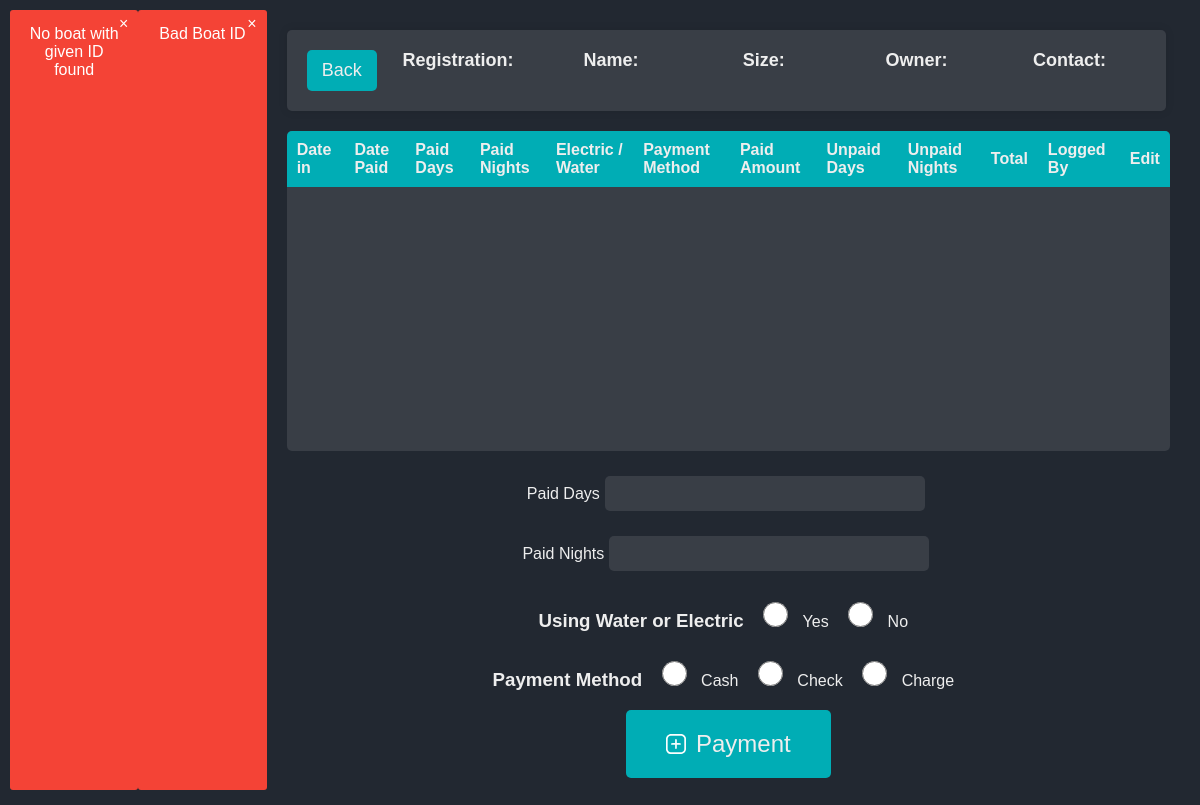
Page /visits?id=5 (signed in) on the earlier database version.
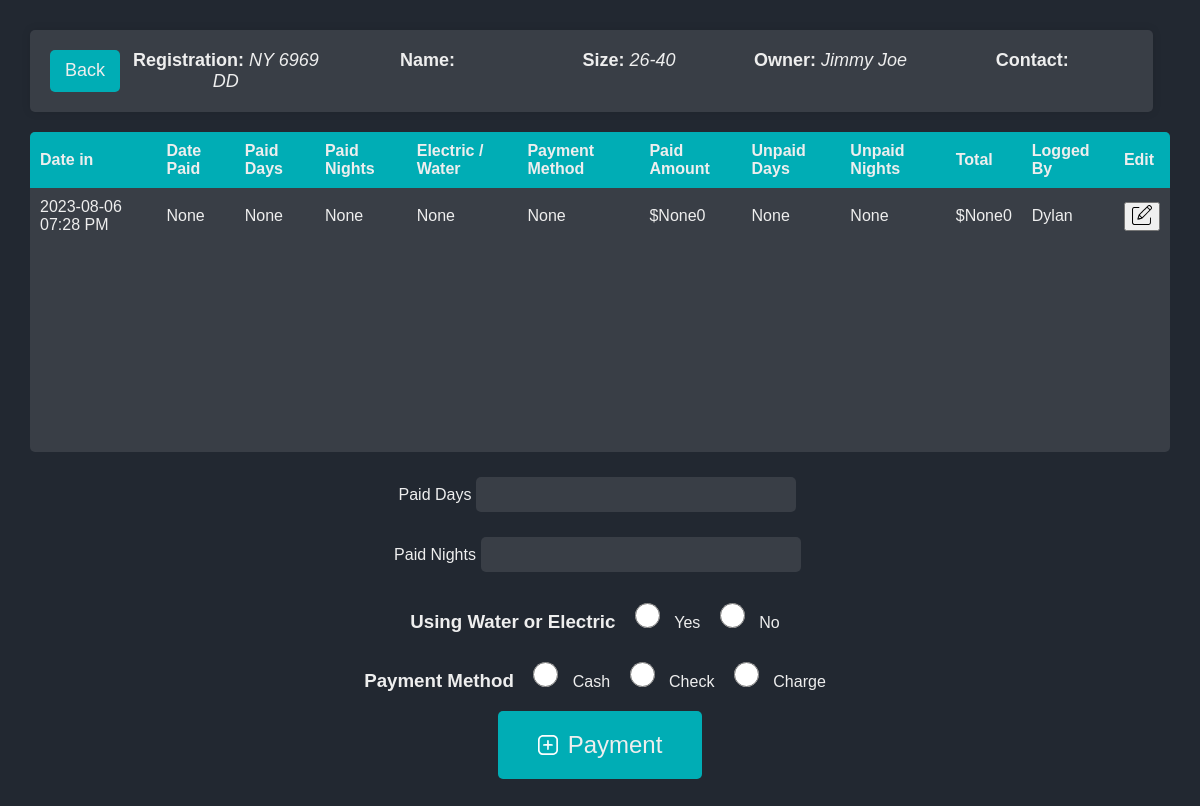
Same page on the later database version.
### website/models.py (models this page shows)
class Boat(db.Model):
    id = db.Column(db.Integer, primary_key=True)
    boat_reg = db.Column(db.String(150), unique=True)
    sanitized_boat_reg = db.Column(db.String(150), unique=True)
    boat_name = db.Column(db.String(150))
    sanitized_boat_name = db.Column(db.String(150))
    phone_number = db.Column(db.String(150))
    sanitized_phone_number = db.Column(db.String(150))
    owner_name = db.Column(db.String(150))
    sanitized_owner_name = db.Column(db.String(150))
    boat_size = db.Column(db.Integer)
    email = db.Column(db.String(150))
    zipcode = db.Column(db.String(150))
    visits = db.relationship('Visit', backref='boat')
    current_boats_id = db.Column(db.Integer, db.ForeignKey('current_boats.id'))

class Visit(db.Model):
    id = db.Column(db.Integer, primary_key=True)
    logged_by = db.Column(db.Integer, db.ForeignKey('user.id'))
    date_in = db.Column(db.String(150))
    date_paid = db.Column(db.String(150))
    paid_amount = db.Column(db.Float)
    paid_days = db.Column(db.Integer)
    paid_nights = db.Column(db.Integer)
    paid_enw = db.Column(db.Boolean)
    paid_with = db.Column(db.String(150))
    unpaid_days = db.Column(db.Integer)
    unpaid_nights = db.Column(db.Integer)
    total = db.Column(db.Float)
    boat_id = db.Column(db.Integer, db.ForeignKey('boat.id'))

class User(db.Model, UserMixin):
    id = db.Column(db.Integer, primary_key=True)
    email = db.Column(db.String(150), unique=True)
    password = db.Column(db.String(150))
    first_name = db.Column(db.String(150))
    logs = db.relationship('Visit')

### website/views.py (the view, shortened to what this page needs)
@views.route('/visits' , methods=['GET','POST'])
@login_required
def visits():
    form = PaymentForm()
    button_pressed = request.form.get('submit-button')
    print("Button pressed is: " + str(button_pressed))
    boat = getBoatById(request.args.get('id', ''))
    if not boat:
        flash("Bad Boat ID", category='error')
    return render_template("visits.html", form=form, boat=boat)

### website/forms.py
class PaymentForm(FlaskForm):
    paid_days = StringField('Paid Days', validators=[DataRequired()])
    paid_nights = StringField('Paid Nights', validators=[DataRequired()])
    paid_enw = RadioField('Electric / Water', choices=[('Yes','Yes'), ('No', 'No') ] , validators=[DataRequired()])
    paid_with  = RadioField('Payment Method', choices=[('Cash','Cash'), ('Check', 'Check'), ('Charge', 'Charge') ] , validators=[DataRequired()])
    submit = SubmitField('Submit')

### website/functions.py (called while the page is built)
def getBoatById(id):
    boat = Boat.query.get(id)
    if boat is None:
        flash('No boat with given ID found', 'error')
        return None
    else:
        return boat

### website/templates/visits.html (shortened to what this page needs)
{% extends "base.html" %}
{% block head %}
  <link rel="stylesheet" href="static/form-styles.css">
{% endblock %}
{% block styles %}static/visit-styles.css{% endblock %}
{% block content%}
<div id="boat-info" class="boat-info-container">
  <a href="{{ url_for('views.log_boat', boat_reg=boat.boat_reg, boat_name=boat.boat_name, phone_number=boat.phone_number, id=boat.id) }}" id="home-btn">Back</a>
  <div class="boat-info-item"><h3><span><b>Registration:</b> </span><em>{{boat.boat_reg}}</em></h3></div>
  <div class="boat-info-item"><h3><span><b>Name:</b> </span><em>{{boat.boat_name}}</em></h3></div>
  <div class="boat-info-item"><h3><span><b>Size:</b> </span><em>{{boat.boat_size}}</em></h3></div>
  <div class="boat-info-item"><h3><span><b>Owner:</b> </span><em>{{boat.owner_name}}</em></h3></div>
  <div class="boat-info-item"><h3><span><b>Contact:</b> </span><em>{{boat.phone_number}}</em></h3></div>
</div>
<div id="main-container">
    <div id="left-container" style="flex: 1;">
            <div id="table-container">
                <table id="search-results">
                <thead>
                    <tr>
                    <th>Date in</th>
                    <th>Date Paid</th>
                    <th>Paid Days</th>
                    <th>Paid Nights</th>
                    <th>Electric / Water</th>
                    <th>Payment Method</th>
                    <th>Paid Amount</th>
                    <th>Unpaid Days</th>
                    <th>Unpaid Nights</th>
                    <th>Total</th>
                    <th>Logged By</th>
                    <th>Edit</th>
                    </tr>
                </thead>
                <tbody>
                    {% for visit in boat.visits %}
                    <tr id="row-{{ visit.id }}">
                      <form class="edit-form" method="POST" action="{{ url_for('views.update_payment', visitid=visit.id, id=boat.id) }}">
                        <td ><span class="text">{{ visit.date_in | utc_to_est}}</span></td>
                        <td ><span class="text">{{ visit.date_paid | utc_to_est}}</span></td>
                        <td class="editable">
                          <span class="text">{{ visit.paid_days }}</span>
                          </td>
                        <td class="editable">
                          <span class="text">{{ visit.paid_nights }}</span>
                          </td>
                        <td class="editable">
                          <span class="text">{{ visit.paid_enw }}</span>
                          </td>
                        <td class="editable">
                          <span class="text">{{ visit.paid_with }}</span>
                          </td>
                          <td>${{ visit.paid_amount }}0</td>
                          <td>{{ visit.unpaid_days  }}</td>
                          <td>{{ visit.unpaid_nights }}</td>
                          <td>${{ visit.total }}0</td>
                          <td>
                            {% if visit.logged_by == None %}
                                None
                            {% else %}
                                {{ visit.logged_by|userID_to_name }}
                            {% endif %}
                          </td>
                          <td>
                            <button type="button" class="edit-button">
                              <img src="static/edit.svg" alt="Edit" width="20" height="20">
                            </button>
                          </td>
                      </form>
                    </tr>
                    {% endfor %}
                </tbody>
                </table>
            </div>
            </div>
    </div>
    <div id="right-container" style="flex: 1;">
        <div id="search-container">
          <form method="POST" id="search">
            <div class="form-group">
              {{ form.paid_days.label }}
              {{ form.paid_days(class="form-control") }}
            </div>
            <div class="form-group">
              {{ form.paid_nights.label }}
              {{ form.paid_nights(class="form-control") }}
            </div>
            <div>
              <h3 class="form-check-input">Using Water or Electric</h3>
                {% for subfield in form.paid_enw %}
                    {{ subfield(class="form-check-input") }} {{ subfield.label(class="form-check-label") }}
                {% endfor %}
            </div>
            <div>
              <h3 class="form-check-input">Payment Method</h3>
                {% for subfield in form.paid_with %}
                    {{ subfield(class="form-check-input") }} {{ subfield.label(class="form-check-label") }}
                {% endfor %}
            </div>
            <div id="button-container">
              <div id="button-container">
                <button type="submit" class="btn btn-primary" id="login-btn" name="submit-button" value="search">
                  <div id="add-button-container">
                    <img src="static/more.svg" alt="Add-visit" width="20" height="20">
                    Payment
                  </div>
                </button>
              </div>
            </div>
          </form>
        </div>
</div>
{%endblock%}

### website/templates/base.html (shortened to what this page needs)
<!DOCTYPE html>
<html lang="en">
<head>
  <link rel="stylesheet" href="{%block styles%}static/styles.css{%endblock%}">
  {%block head%}{%endblock%}
</head>
<body>
  <div id="content-container">
    <header>
      {% with messages = get_flashed_messages(with_categories=true) %}
          {% if messages %}
            {% for category, message in messages %}
              <div class="alert alert-{{ category }}">
                {{ message }}
                <span class="close-btn">&times;</span>
              </div>
            {% endfor %}
          {% endif %}
        {% endwith %}
    </header>
    <div class="container">{% block content %} {% endblock %}</div>
  </div>
</body>
</html>

### website/static/visit-styles.css (style rules this page uses)
body { margin: 0; padding: 10px; font-family: Arial, sans-serif; background-color: #222831; color: #eeeeee; height: 100%; overflow: hidden; display: flex; flex-direction: column; }
#content-container { width: 100%; height: 100%; display: flex; flex: 1; }
#main-container { display: flex; justify-content: space-between; padding: 20px; box-sizing: border-box; }
#left-container, #right-container { flex: 1; max-height: 100%; overflow: auto; box-sizing: border-box; }
#right-container { padding: 20px; }
#search-container { display: flex; flex-direction: column; align-items: center; margin-bottom: 20px; }
input[type="text"] { margin: 5px; width: 100%; max-width: 300px; }
table { background-color: #393e46; border-collapse: collapse; width: 100%; }
th, td { padding: 10px; text-align: left; }
th { background-color: #00adb5; }
#button-container { display: flex; justify-content: center; }
#login-btn { font-size: 24px; text-align: center; background-color: #00adb5; color: #eeeeee; padding: 20px 40px; border: none; cursor: pointer; transition: background-color 0.3s ease, transform 0.3s ease; border-radius: 5px; }
#home-btn { font-size: 18px; background-color: #00adb5; color: #eeeeee; padding: 10px 15px; border: none; cursor: pointer; text-decoration: none; transition: background-color 0.3s ease, transform 0.3s ease; border-radius: 5px; display: inline-block; margin-right: 5px; }
#main-container { padding: 0px; }

### website/static/form-styles.css (style rules this page uses)
body { background-color: #222831; font-family: 'Arial', sans-serif; margin: 0; display: flex; justify-content: center; align-items: center; height: 100vh; }
.container { width: 70%; margin: 0 auto; padding: 20px; }
#content-container { text-align: center; }
.form-group { margin-bottom: 15px; display: flex; justify-content: center; align-items: center; }
.form-group label { display: block; color: #eeeeee; }
.form-check-input, .form-check-label { display: inline-block; margin-right: 10px; }
.form-check-input { width: auto; height: auto; }
input[type='radio'] { width: 25px; height: 25px; }
.form-group input { width: 100%; padding: 10px; border: none; border-radius: 5px; }
.form-control { background-color: #393e46; color: #eeeeee; }
.form-control::placeholder { color: #adb5bd; }
.btn-primary { font-size: 24px; background-color: #00adb5; margin: auto; color: #eeeeee; padding: 20px 40px; border: none; cursor: pointer; transition: background-color 0.3s ease, transform 0.3s ease; border-radius: 5px; margin-bottom: 20px; }
#home-btn { font-size: 18px; background-color: #00adb5; color: #eeeeee; padding: 10px 15px; border: none; cursor: pointer; text-decoration: none; transition: background-color 0.3s ease, transform 0.3s ease; border-radius: 5px; display: inline-block; margin-right: 5px; }

### website/templates/visits.html (style rules this page uses)
.container { width: 100%; margin: 0 auto; padding: 20px; }
.boat-info-container { display: flex; flex-wrap: wrap; justify-content: space-between; width: 95%; background: #393e46; padding: 20px; margin-bottom: 20px; border-radius: 5px; box-shadow: 0px 0px 10px 0px rgba(0,0,0,0.1); }
.boat-info-item { flex: 1; text-align: center; margin: 0 5px; }
.boat-info-item h3 { margin: 0; padding-top: 0px; padding-bottom: 0px; font-size: 18px; color: #eeeeee; font-weight: normal; }
#add-button-container { display: flex; align-items: center; justify-content: space-between; width: 100%; }
#add-button-container img { margin-right: 10px; }
#table-container { padding-bottom: 20px; }
#table-container { height: 300px; overflow-y: auto; background-color: #393e46; border-radius: 5px; }

Differences in the rows shown:
added Boat: boat_reg "NY 6969 DD", boat_size "26-40", owner_name "Jimmy Joe"
added Visit: date_in|utc_to_est "2023-08-06 07:28 PM", date_paid|utc_to_est "None", paid_days "None", paid_nights "None", paid_enw "None", paid_with "None", paid_amount "None", unpaid_days "None", unpaid_nights "None", total "None", logged_by|userID_to_name "Dylan"
Other differences:
list line gone: "No boat with given ID found ×"
list line gone: "Bad Boat ID ×"
